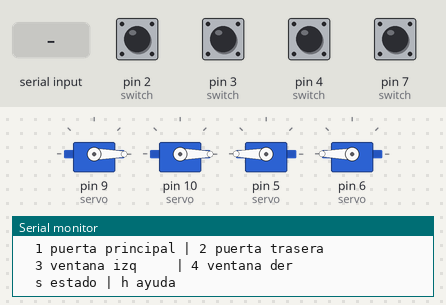
Simulated run of this sketch. Board: Arduino Uno, built with avr-gcc and run on an emulated ATmega328P. On the bench: 4 × servo, the last lines printed to the serial monitor. Inputs (shaded band) come from the test bench; at power-on: pin 2 (switch), pin 3 (switch), pin 4 (switch), pin 7 (switch) LOW. EEPROM starts erased.

Above: at 1.9 s.
2.0 s: "1" received over Serial
At 2.77 s:
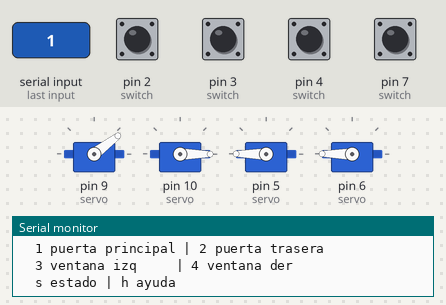
5.0 s: pin 3 (switch) pulled HIGH for 1 s
At 6.6 s:
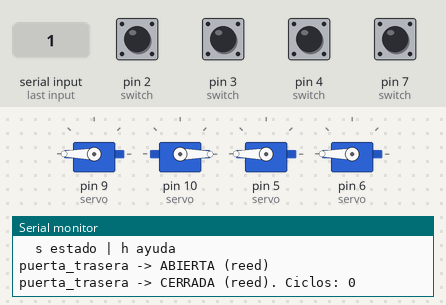
7.5 s: pin 4 (switch) pulled HIGH for 0.15 s
At 7.62 s:
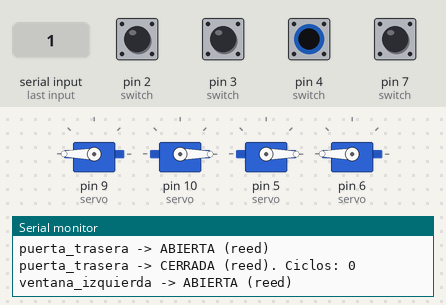
9.2 s: pin 7 (switch) pulled HIGH for 0.15 s
At 9.32 s:
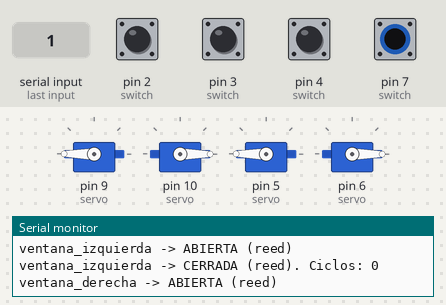
10.9 s: "2" received over Serial
At 11.69 s:
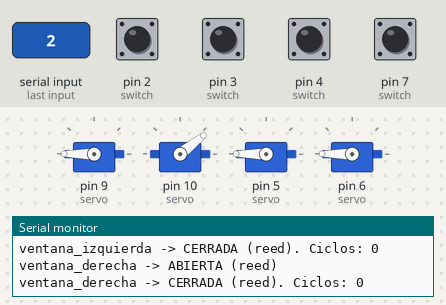
13.9 s: pin 2 (switch) pulled HIGH for 0.15 s
At 14.9 s:
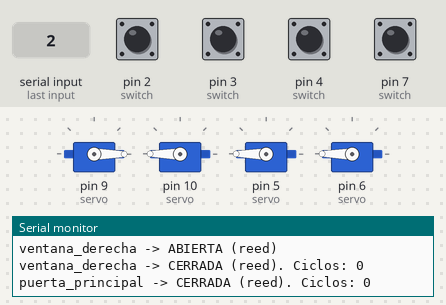
Timing chart, 0 to 16.9 s (numbered marks = the images above; inputs shaded):
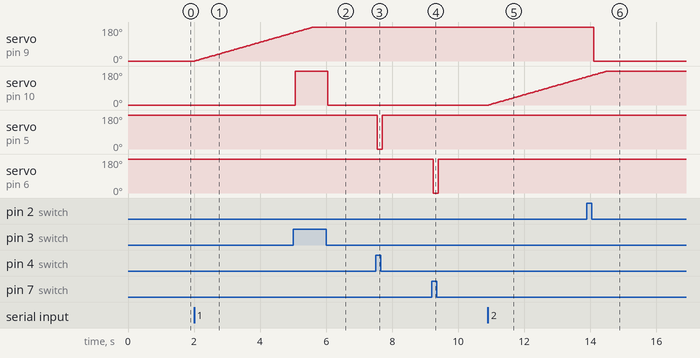

The sketch:

sketch.ino
```cpp
/*
 * Casa Inteligente IoT - VERSION DE PRUEBA LOCAL (sin nube)
 * Para Wokwi con Arduino Uno R3. Misma logica que el firmware real,
 * pero el control se hace por comandos en el Monitor Serie:
 *
 *   1  -> abrir/cerrar puerta principal
 *   2  -> abrir/cerrar puerta trasera
 *   3  -> abrir/cerrar ventana izquierda
 *   4  -> abrir/cerrar ventana derecha
 *   h  -> ayuda
 *   s  -> estado de todas las unidades
 *
 * Simulacion del sensor IR: usa los switch deslizantes SW5-SW8.
 *   Posicion IZQUIERDA = hay obstaculo (el cierre se detiene).
 *   Posicion DERECHA   = libre.
 * Simulacion del reed: SW1-SW4. Izquierda = CERRADA, Derecha = ABIERTA.
 */

#include <Servo.h>
#include <EEPROM.h>

// CONSTANTES DE AJUSTE
const unsigned long PASO_MS = 20;       // ms por paso (1°) del servo
const unsigned long DEBOUNCE_MS = 50;   // anti-rebote del reed
const unsigned long IR_MS = 25;         // frecuencia de lectura del IR al cerrar
const bool IR_DETECTA_NIVEL = LOW;      // LOW = hay obstaculo (si tu modulo lee al reves, usa HIGH)

// Estados de posicion
const uint8_t P_CERRADA = 0;
const uint8_t P_ABIERTA = 1;
const uint8_t P_OBSTACULO = 2;          // se detuvo por obstaculo
const uint8_t P_MOVIENDO = 3;

struct Unidad {
  const char* nombre;
  uint8_t pinServo;
  uint8_t pinReed;
  uint8_t pinIR;
  uint8_t anguloAbierto;    // angulo del servo cuando queda ABIERTA
  uint8_t anguloCerrado;    // angulo del servo cuando queda CERRADA
  uint8_t eepromCiclos;     // direccion EEPROM (2 bytes) de su contador

  Servo servo;
  uint8_t posicion;               // CERRADA al iniciar (0)
  uint8_t posicionObjetivo;
  uint8_t anguloActual;
  int reedAnterior;
  int reedEstable;
  unsigned long ultimoReed;
  unsigned long ultimoPaso;
  unsigned long ultimoIR;
  int irLectura;
  uint16_t ciclos;
};

Unidad unidades[] = {
  { "puerta_principal",   9, 2, 8,  180, 0, 0 },
  { "puerta_trasera",     10, 3, 11, 180, 0, 2 },
  { "ventana_izquierda",  5,  4, 12, 0,   180, 4 },
  { "ventana_derecha",    6,  7, 13, 0,   180, 6 },
};
const size_t NUM_UNIDADES = sizeof(unidades) / sizeof(unidades[0]);

const char* nombreEstado(uint8_t pos) {
  switch (pos) {
    case P_CERRADA:   return "CERRADA";
    case P_ABIERTA:   return "ABIERTA";
    case P_OBSTACULO: return "DETENIDA (obstaculo)";
    case P_MOVIENDO:  return "MOVIENDO";
  }
  return "?";
}

void cargarCiclos(Unidad& u) {
  u.ciclos = (uint16_t)(EEPROM.read(u.eepromCiclos) << 8) | EEPROM.read(u.eepromCiclos + 1);
}

void guardarCiclos(Unidad& u) {
  EEPROM.update(u.eepromCiclos, u.ciclos >> 8);
  EEPROM.update(u.eepromCiclos + 1, u.ciclos & 0xFF);
}

void ejecutarControl(Unidad& u) {
  if (u.posicion == P_MOVIENDO) return;

  u.posicionObjetivo = (u.posicion == P_ABIERTA) ? P_CERRADA : P_ABIERTA;
  u.posicion = P_MOVIENDO;
  u.ultimoPaso = millis();
  if (u.posicionObjetivo == P_CERRADA) u.ultimoIR = millis();
}

// Anti-rebote del reed. El reed es la fuente de verdad: si mueves el switch
// a mano, la posicion y el servo se rearriman a la realidad.
void manejarReed(Unidad& u) {
  int lectura = digitalRead(u.pinReed);
  if (lectura != u.reedAnterior) u.ultimoReed = millis();
  u.reedAnterior = lectura;

  if ((millis() - u.ultimoReed) <= DEBOUNCE_MS) return;  // aun rebotando
  if (lectura == u.reedEstable) return;                  // no cambio nada
  u.reedEstable = lectura;

  // Mientras el servo se mueve, el iman pasa por delante del reed y dispararia
  // cambios falsos a mitad del recorrido. Se ignora hasta que termine.
  if (u.posicion == P_MOVIENDO) return;

  uint8_t nueva = (lectura == LOW) ? P_CERRADA : P_ABIERTA;
  if (nueva == u.posicion) return;

  u.posicion = nueva;
  u.anguloActual = (nueva == P_ABIERTA) ? u.anguloAbierto : u.anguloCerrado;
  u.servo.write(u.anguloActual);      // recoloca el brazo tras el movimiento a mano

  Serial.print(u.nombre);
  if (nueva == P_CERRADA) {
    Serial.print(" -> CERRADA (reed). Ciclos: ");
    u.ciclos++;
    guardarCiclos(u);
    Serial.println(u.ciclos);
  } else {
    Serial.println(" -> ABIERTA (reed)");
  }
}

void manejarMovimiento(Unidad& u) {
  if (u.posicion != P_MOVIENDO) return;
  if ((millis() - u.ultimoPaso) < PASO_MS) return;

  uint8_t objetivo = (u.posicionObjetivo == P_ABIERTA) ? u.anguloAbierto : u.anguloCerrado;

  // Al cerrar: frente a obstaculo, detenerse
  if (u.posicionObjetivo == P_CERRADA && (millis() - u.ultimoIR) >= IR_MS) {
    u.ultimoIR = millis();
    u.irLectura = digitalRead(u.pinIR);
    if (u.irLectura == IR_DETECTA_NIVEL) {
      u.posicion = P_OBSTACULO;
      Serial.print(u.nombre);
      Serial.println(" -> se detuvo por OBSTACULO");
      return;
    }
  }

  int dir = (objetivo > u.anguloActual) ? 1 : -1;
  u.anguloActual += dir;
  u.servo.write(u.anguloActual);
  u.ultimoPaso = millis();

  if (u.anguloActual == objetivo) {
    u.posicion = u.posicionObjetivo;
    if (u.posicion == P_CERRADA) {
      u.ciclos++;                       // ciclo = una apertura + un cierre
      guardarCiclos(u);
      Serial.print(u.nombre);
      Serial.print(" -> CERRADA. Ciclos: ");
      Serial.println(u.ciclos);
    }
  }
}

void imprimirAyuda() {
  Serial.println(F("--- Comandos ---"));
  Serial.println(F("  1 puerta principal | 2 puerta trasera"));
  Serial.println(F("  3 ventana izq     | 4 ventana der"));
  Serial.println(F("  s estado | h ayuda"));
}

void imprimirEstado() {
  for (size_t i = 0; i < NUM_UNIDADES; i++) {
    Unidad& u = unidades[i];
    Serial.print(u.nombre);
    Serial.print(": ");
    Serial.print(nombreEstado(u.posicion));
    Serial.print("  ciclos=");
    Serial.println(u.ciclos);
  }
}

void manejarSerial() {
  while (Serial.available()) {
    switch (Serial.read()) {
      case '1': ejecutarControl(unidades[0]); break;
      case '2': ejecutarControl(unidades[1]); break;
      case '3': ejecutarControl(unidades[2]); break;
      case '4': ejecutarControl(unidades[3]); break;
      case 'h': case 'H': imprimirAyuda(); break;
      case 's': case 'S': imprimirEstado(); break;
    }
  }
}

void setup() {
  Serial.begin(9600);
  delay(500);
  Serial.println(F("=== Casa Inteligente (Wokwi) ==="));

  for (size_t i = 0; i < NUM_UNIDADES; i++) {
    Unidad& u = unidades[i];
    pinMode(u.pinReed, INPUT_PULLUP);
    pinMode(u.pinIR, INPUT);
    u.servo.attach(u.pinServo);
    cargarCiclos(u);

    // Al arrancar no suponemos "cerrado": leemos el reed, porque si la
    // maqueta quedo abierta desde la ultima vez hay que decirlo ya.
    int r = digitalRead(u.pinReed);
    u.reedAnterior = r;
    u.reedEstable = r;
    u.posicion = (r == LOW) ? P_CERRADA : P_ABIERTA;
    u.anguloActual = (r == LOW) ? u.anguloCerrado : u.anguloAbierto;
    u.servo.write(u.anguloActual);

    Serial.print(u.nombre);
    Serial.print(" en ");
    Serial.print(u.posicion == P_ABIERTA ? "ABIERTA" : "CERRADA");
    Serial.print(". Ciclos: ");
    Serial.println(u.ciclos);
  }
  imprimirAyuda();
}

void loop() {
  manejarSerial();

  for (size_t i = 0; i < NUM_UNIDADES; i++) {
    manejarReed(unidades[i]);
    manejarMovimiento(unidades[i]);
  }
}
```

Measured:
- after the input at 2.0 s, servo on pin 9 (servo): moves from 0° to 148° over 2.9 s, starting at once
- after the input at 5.0 s, servo on pin 10 (servo): 0° → 180° after 0.06 s, → 0° 0.99 s later
- after the input at 7.5 s, servo on pin 5 (servo): 180° → 0° after 0.05 s, → 180° 0.15 s later
- after the input at 9.2 s, servo on pin 6 (servo): 180° → 0° after 0.05 s, → 180° 0.15 s later
- after the input at 10.9 s, servo on pin 10 (servo): moves from 0° to 149° over 3.0 s, starting at once
- after the input at 13.9 s, servo on pin 9 (servo): 180° → 0° after 0.21 s
